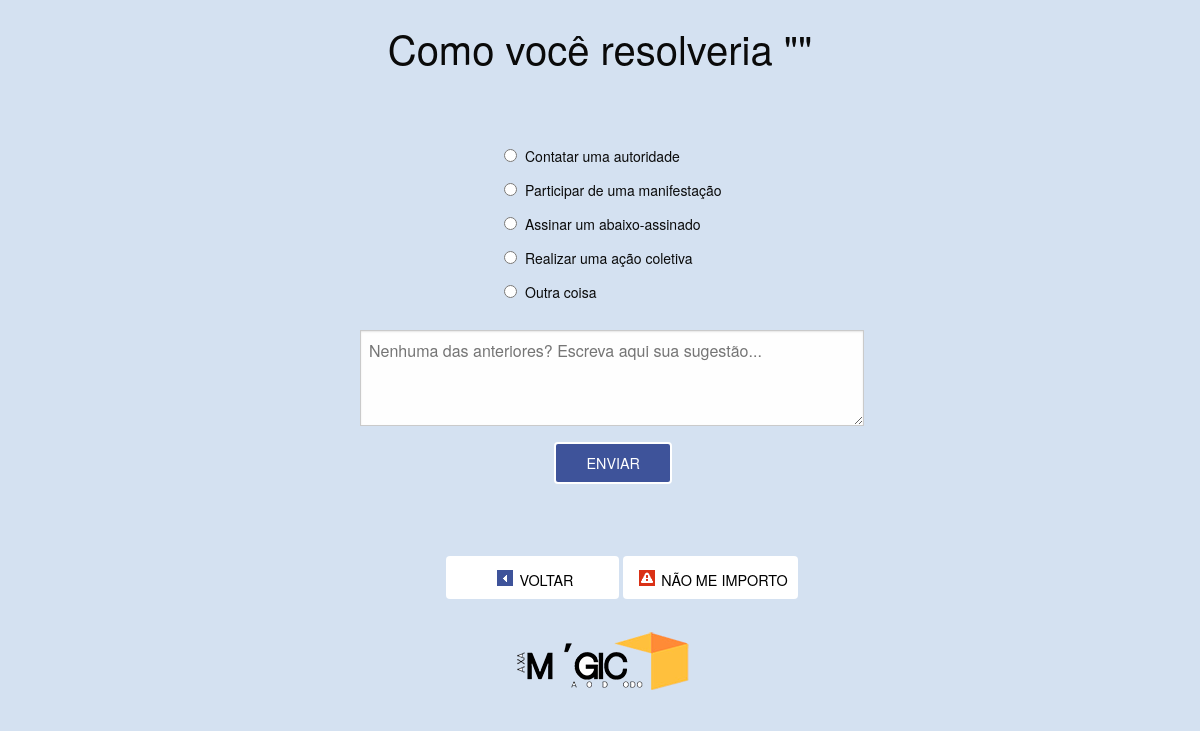
Page /solucion.php on the earlier database version.
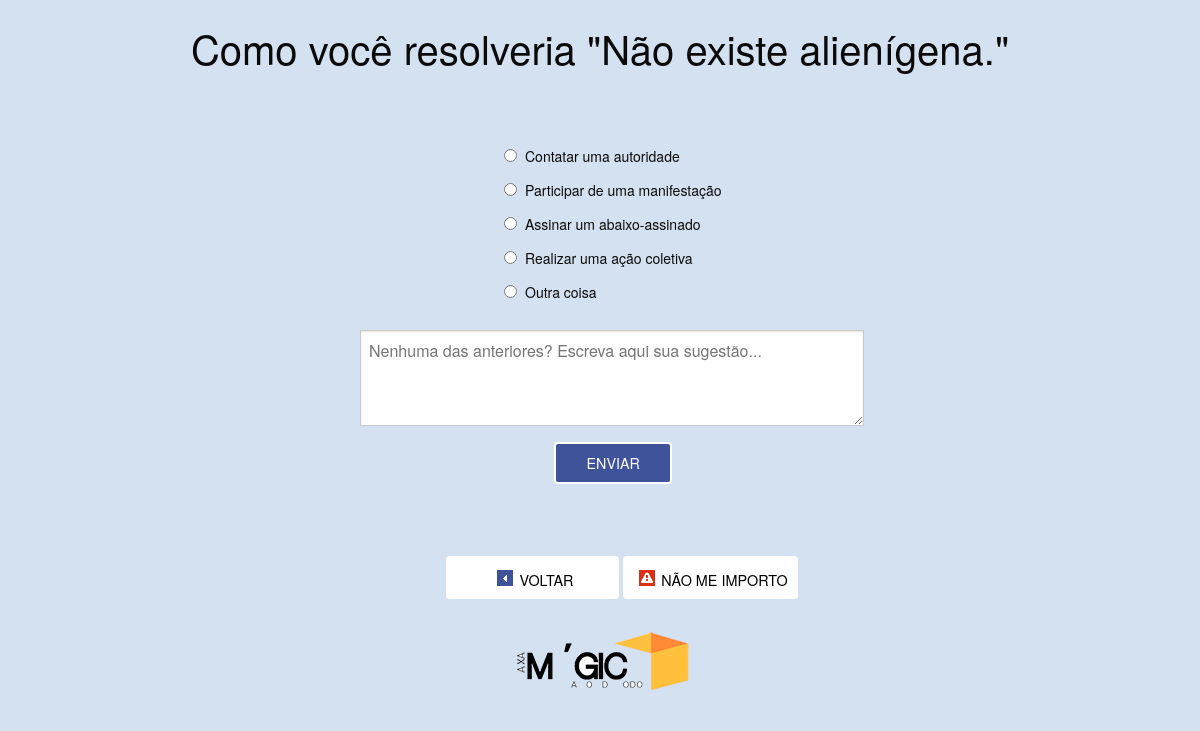
Same page on the later database version.
### tables this page shows
CREATE TABLE `transacoes_caixamagica` (
  `id` int(11) NOT NULL AUTO_INCREMENT,
  `idioma` varchar(10) DEFAULT NULL,
  `metodo` tinyint(4) DEFAULT NULL,
  `m1` varchar(2) DEFAULT NULL,
  `m1_texto` varchar(4048) DEFAULT NULL,
  `m2` int(11) DEFAULT NULL,
  `m3` varchar(2) DEFAULT NULL,
  `m3_texto` varchar(4048) DEFAULT NULL,
  `m3_origem` int(11) DEFAULT NULL,
  `nao_importa` varchar(255) DEFAULT NULL,
  `timestamp` timestamp NOT NULL DEFAULT CURRENT_TIMESTAMP ON UPDATE CURRENT_TIMESTAMP,
  `ip` varchar(30) DEFAULT NULL,
  PRIMARY KEY (`id`)
);

### solucion.php (the view, shortened to what this page needs)
<?php
include_once('dbconfig.php');
$texto_solucao = "select m2 from (select m2, count(*) as contagem from transacoes_caixamagica where metodo=2 "
            . "group by m2 order by contagem desc limit 10) as maisvotadas order by rand()";
$stmt_id_solucao = $conn->stmt_init();
if(!$stmt_id_solucao->prepare($texto_solucao))
{
    print "Failed to prepare statement\n";
}
else
{
    $stmt_id_solucao->execute();
    $result_id_solucao = $stmt_id_solucao->get_result();
    $pega_solucao = mysqli_fetch_assoc($result_id_solucao);
    $texto_solucao = "select id,m1_texto from transacoes_caixamagica where id=? ";
    $stmt_pega_solucao = $conn->stmt_init();
    if(!$stmt_pega_solucao->prepare($texto_solucao))
    {
        print "Failed to prepare statement\n";
    }
    else {
        $stmt_pega_solucao->bind_param("d", $pega_solucao['m2']);
        $stmt_pega_solucao->execute();
        $result_pega_solucao = $stmt_pega_solucao->get_result();
        $solucao = mysqli_fetch_assoc($result_pega_solucao);
    }
}
?>
<!doctype html>
<html class="no-js" lang="en">
  <head>
    <link rel="stylesheet" href="css/foundation.css" />
    <link rel="stylesheet" href="css/app.css" />
    <link rel="stylesheet" href="css/jquery-ui.css">
  </head>
  <body class="opciones">
<div class="row">
      <div class="large-12 columns">
        <h2>Como você resolveria "<?php echo $solucao['m1_texto']; ?>"</h2>
      </div>
    </div>
    <form method="POST">
        <div class="column">
          <div class="large-12 columns">
            <div class="opcionesp section">
              <div class="radio-group">
              <input type="radio" name="m3" value="a" id="pokemonRed"><label for="pokemonRed">Contatar uma autoridade</label><br>
              <input type="radio" name="m3" value="b" id="pokemonRed"><label for="pokemonRed">Participar de uma manifestação</label><br>
              <input type="radio" name="m3" value="c" id="pokemonRed"><label for="pokemonRed">Assinar um abaixo-assinado</label><br>
              <input type="radio" name="m3" value="d" id="pokemonRed"><label for="pokemonRed">Realizar uma ação coletiva</label><br/>
              <input type="radio" name="m3" value="e" id="pokemonRed"><label for="pokemonRed">Outra coisa</label>
              </div>
                  <textarea class="coment" name="m3_texto" placeholder="Nenhuma das anteriores? Escreva aqui sua sugestão..."></textarea>
                  <button type="submit" class="medium success button">ENVIAR</button>
              <div class="tool2 section">
                  <a href="javascript:history.back();" class="medium secondary button">
                  <ul id="icons" class="ui-widget ui-helper-clearfix">
                      <li class="ui-state-default ui-corner-all" title="VOLTAR"><span class="ui-icon ui-icon-triangle-1-w"></span></li>
                  </ul>
              <p>VOLTAR</p></a>
                  <a href="index.php?nao_importa=m3:<?php echo $solucao['id']; ?>" class="medium alert button">
                      <p>NÃO ME IMPORTO</p>
                      <ul id="icons" class="ui-widget ui-helper-clearfix">
                      <li class="ui-state-default ui-corner-all" title="NÃO ME IMPORTA"><span class="ui-icon ui-icon-alert"></span></li>
                  </ul>
              </a>
              </div>
              </div>
            </div>
          </div>
    </form>
	<div class="logo"><img src="img/logo_caixa.png" alt="Caixa Mágica" width="200" height="79"></div>
  </body>
</html>

Differences in the rows shown:
added transacoes_caixamagica: m1_texto "Não existe alienígena."
